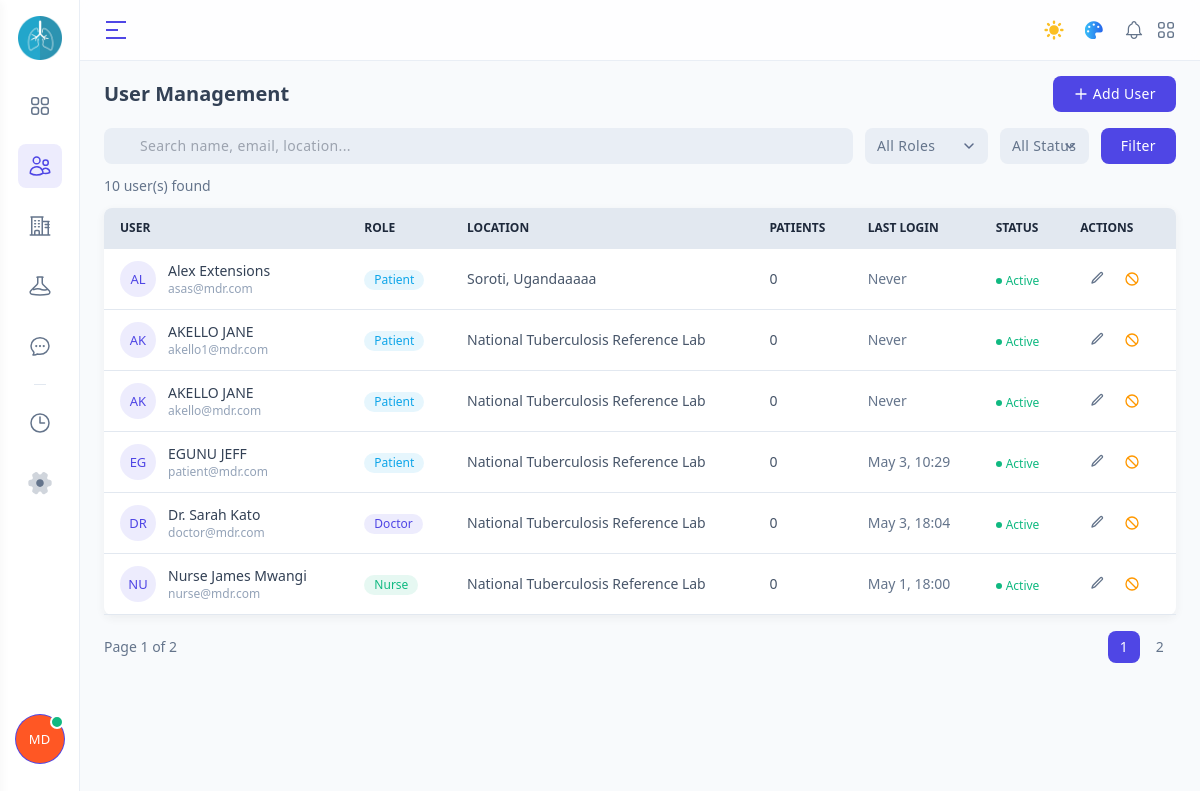
Screenshot of /app/admin/users.php (signed in) with the database file from the repository.
### tables this page shows
CREATE TABLE `users` (
  `id` int(11) NOT NULL,
  `patient_id` int(11) DEFAULT NULL COMMENT 'NULL for staff, value for patients',
  `name` varchar(150) NOT NULL,
  `email` varchar(150) NOT NULL,
  `password` varchar(255) NOT NULL,
  `role` enum('doctor','nurse','clinician','lab_personnel','data_officer','admin','patient') NOT NULL,
  `location` varchar(150) DEFAULT NULL,
  `phone` varchar(20) DEFAULT NULL,
  `facility_id` int(11) DEFAULT NULL,
  `image_paths` varchar(255) NOT NULL,
  `last_login` datetime DEFAULT NULL,
  `created_at` timestamp NOT NULL DEFAULT current_timestamp(),
  `is_active` tinyint(1) DEFAULT 1
);

### app/admin/admin_init.php (called while the page is built, shortened)
<?php
$admin_id   = (int)$_SESSION['id'];
 $role_labels = [
    'patient'       => 'Patient',
    'doctor'        => 'Doctor',
    'nurse'         => 'Nurse',
    'clinician'     => 'Clinician',
    'lab_personnel' => 'Lab Personnel',
    'data_officer'  => 'Data Officer',
    'admin'         => 'Administrator',
];
 $role_colors = [
    'patient'       => 'bg-info/10 text-info',
    'doctor'        => 'bg-primary/10 text-primary',
    'nurse'         => 'bg-success/10 text-success',
    'clinician'     => 'bg-accent/10 text-accent',
    'lab_personnel' => 'bg-warning/10 text-warning',
    'data_officer'  => 'bg-secondary/10 text-secondary',
    'admin'         => 'bg-error/10 text-error',
];

### app/admin/users.php (the view, shortened to what this page needs)
<?php
require_once '../config/db.php';
require_once 'admin_init.php';
 $search     = trim($_GET['q'] ?? '');
 $page       = max(1, (int)($_GET['page'] ?? 1));
 $perPage    = 6;
 $offset     = ($page - 1) * $perPage;
 $where   = ["1=1"];
 $where_sql = implode(' AND ', $where);
 $count_stmt = $conn->prepare("SELECT COUNT(*) FROM users u WHERE $where_sql");
 $count_stmt->execute();
 $total = (int)$count_stmt->get_result()->fetch_column();
 $totalPages = max(1, ceil($total / $perPage));
 $sql = "SELECT u.*,
               (SELECT COUNT(*) FROM patients WHERE created_by = u.id AND is_active = 1) AS patient_count
        FROM users u WHERE $where_sql ORDER BY u.created_at DESC LIMIT $perPage OFFSET $offset";
 $fetch_stmt = $conn->prepare($sql);
 $fetch_stmt->execute();
 $users = $fetch_stmt->get_result()->fetch_all(MYSQLI_ASSOC);
?>
<?php require_once 'admin_header.php'; ?>
<main class="main-content w-full px-[var(--margin-x)] pb-8">
  <div class="mt-4 flex flex-col sm:flex-row sm:items-center sm:justify-between gap-4">
    <h1 class="text-xl font-semibold text-slate-700 dark:text-navy-100">User Management</h1>
    <a href="adduser.php" class="btn h-9 bg-primary text-white hover:bg-primary-focus dark:bg-accent dark:hover:bg-accent-focus">
      <svg class="mr-1 size-4" fill="none" viewbox="0 0 24 24" stroke="currentColor" stroke-width="2"><path stroke-linecap="round" stroke-linejoin="round" d="M12 4.5v15m7.5-7.5h-15"/></svg>
      Add User
    </a>
  </div>
  <form method="GET" class="mt-4 flex flex-col sm:flex-row gap-3">
    <div class="relative flex-1">
      <input type="text" name="q" value="<?= htmlspecialchars($search) ?>" placeholder="Search name, email, location..."
             class="form-input w-full rounded-lg bg-slate-150 py-2 pl-9 pr-3 text-sm ring-primary/50 dark:bg-navy-900/90 dark:ring-accent/50">
    </div>
    <select name="role" class="form-select rounded-lg bg-slate-150 py-2 px-3 text-sm dark:bg-navy-900/90 min-w-[150px]">
      <option value="">All Roles</option>
    </select>
    <select name="status" class="form-select rounded-lg bg-slate-150 py-2 px-3 text-sm dark:bg-navy-900/90 min-w-[130px]">
      <option value="">All Status</option>
    </select>
    <button type="submit" class="btn h-9 bg-primary text-white hover:bg-primary-focus dark:bg-accent dark:hover:bg-accent-focus px-5">Filter</button>
  </form>
  <p class="mt-3 text-sm text-slate-500 dark:text-navy-300"><?= number_format($total) ?> user(s) found</p>
  <div class="card mt-3">
    <div class="is-scrollbar-hidden min-w-full overflow-x-auto">
      <table class="is-hoverable w-full text-left">
        <thead>
          <tr>
            <th class="whitespace-nowrap rounded-tl-lg bg-slate-200 px-4 py-3 text-xs font-semibold uppercase text-slate-800 dark:bg-navy-800 dark:text-navy-100">USER</th>
            <th class="whitespace-nowrap bg-slate-200 px-4 py-3 text-xs font-semibold uppercase text-slate-800 dark:bg-navy-800 dark:text-navy-100">ROLE</th>
            <th class="whitespace-nowrap bg-slate-200 px-4 py-3 text-xs font-semibold uppercase text-slate-800 dark:bg-navy-800 dark:text-navy-100">LOCATION</th>
            <th class="whitespace-nowrap bg-slate-200 px-4 py-3 text-xs font-semibold uppercase text-slate-800 dark:bg-navy-800 dark:text-navy-100">PATIENTS</th>
            <th class="whitespace-nowrap bg-slate-200 px-4 py-3 text-xs font-semibold uppercase text-slate-800 dark:bg-navy-800 dark:text-navy-100">LAST LOGIN</th>
            <th class="whitespace-nowrap bg-slate-200 px-4 py-3 text-xs font-semibold uppercase text-slate-800 dark:bg-navy-800 dark:text-navy-100">STATUS</th>
            <th class="whitespace-nowrap rounded-tr-lg bg-slate-200 px-4 py-3 text-xs font-semibold uppercase text-slate-800 dark:bg-navy-800 dark:text-navy-100">ACTIONS</th>
          </tr>
        </thead>
        <tbody>
          <?php foreach ($users as $u): ?>
          <tr class="border-y border-transparent border-b-slate-200 dark:border-b-navy-500">
            <td class="whitespace-nowrap px-4 py-3">
              <div class="flex items-center space-x-3">
                <div class="avatar size-9">
                  <?php if ($u['image_paths'] && file_exists('../../' . $u['image_paths'])): ?>
                  <img class="rounded-full" src="../../<?= htmlspecialchars($u['image_paths']) ?>" alt="">
                  <?php else: ?>
                  <div class="is-initial rounded-full bg-primary/10 text-xs+ uppercase text-primary dark:bg-accent/10 dark:text-accent">
                    <?= strtoupper(substr($u['name'], 0, 2)) ?>
                  </div>
                  <?php endif; ?>
                </div>
                <div>
                  <span class="font-medium text-slate-700 dark:text-navy-100"><?= htmlspecialchars($u['name']) ?></span>
                  <p class="text-xs text-slate-400 dark:text-navy-300"><?= htmlspecialchars($u['email']) ?></p>
                </div>
              </div>
            </td>
            <td class="whitespace-nowrap px-4 py-3">
              <span class="inline-flex rounded-full px-2.5 py-0.5 text-xs font-medium <?= $role_colors[$u['role']] ?? '' ?>">
                <?= $role_labels[$u['role']] ?? $u['role'] ?>
              </span>
            </td>
            <td class="whitespace-nowrap px-4 py-3 text-sm text-slate-600 dark:text-navy-200"><?= htmlspecialchars($u['location'] ?? '-') ?></td>
            <td class="whitespace-nowrap px-4 py-3 text-sm text-slate-600 dark:text-navy-200"><?= $u['patient_count'] ?></td>
            <td class="whitespace-nowrap px-4 py-3 text-sm text-slate-500 dark:text-navy-300"><?= $u['last_login'] ? date('M j, H:i', strtotime($u['last_login'])) : 'Never' ?></td>
            <td class="whitespace-nowrap px-4 py-3">
              <?php if ($u['is_active']): ?>
              <span class="inline-flex items-center text-xs font-medium text-success"><span class="mr-1 size-1.5 rounded-full bg-success"></span>Active</span>
              <?php else: ?>
              <span class="inline-flex items-center text-xs font-medium text-error"><span class="mr-1 size-1.5 rounded-full bg-error"></span>Inactive</span>
              <?php endif; ?>
            </td>
            <td class="whitespace-nowrap px-4 py-3">
              <div class="flex space-x-1">
                <a href="edituser.php?id=<?= $u['id'] ?>" class="btn size-8 rounded-full p-0 hover:bg-slate-300/20 dark:hover:bg-navy-300/20" x-tooltip="'Edit'" title="Edit">
                  <svg class="size-4" fill="none" viewbox="0 0 24 24" stroke="currentColor" stroke-width="2"><path stroke-linecap="round" stroke-linejoin="round" d="M16.862 4.487l1.687-1.688a1.875 1.875 0 112.652 2.652L10.582 16.07a4.5 4.5 0 01-1.897 1.13L6 18l.8-2.685a4.5 4.5 0 011.13-1.897l8.932-8.931z"/></svg>
                </a>
                <?php if ($u['id'] !== $admin_id): ?>
                <?php if ($u['is_active']): ?>
                <a href="users.php?action=deactivate&id=<?= $u['id'] ?>" onclick="return confirm('Deactivate this user?')" class="btn size-8 rounded-full p-0 text-warning hover:bg-warning/10" x-tooltip.warning="'Deactivate'">
                  <svg class="size-4" fill="none" viewbox="0 0 24 24" stroke="currentColor" stroke-width="2"><path stroke-linecap="round" stroke-linejoin="round" d="M18.364 18.364A9 9 0 005.636 5.636m12.728 12.728A9 9 0 015.636 5.636m12.728 12.728L5.636 5.636"/></svg>
                </a>
                <?php endif; ?>
                <?php endif; ?>
              </div>
            </td>
          </tr>
          <?php endforeach; ?>
        </tbody>
      </table>
    </div>
  </div>
  <?php if ($totalPages > 1): ?>
  <div class="mt-4 flex items-center justify-between">
    <p class="text-sm text-slate-500">Page <?= $page ?> of <?= $totalPages ?></p>
    <div class="flex space-x-1">
      <?php for ($i = 1; $i <= $totalPages; $i++):
        $qp = http_build_query(array_merge($_GET, ['page' => $i]));
      ?>
      <a href="?<?= $qp ?>" class="btn size-8 rounded-lg p-0 text-sm <?= $i === $page ? 'bg-primary text-white' : 'hover:bg-slate-200 dark:hover:bg-navy-600' ?>"><?= $i ?></a>
      <?php endfor; ?>
    </div>
  </div>
  <?php endif; ?>
</main>
<?php require_once 'admin_footer.php'; ?>

### app/admin/sidenav.php (shortened to what this page needs)
<?php
 $current_page = basename($_SERVER['PHP_SELF']);
 $user_id = (int)$_SESSION['id'];
 $res = $conn->prepare("SELECT * FROM users WHERE id = ?");
 $res->bind_param("i", $user_id);
 $res->execute();
 $user = $res->get_result()->fetch_assoc();
 $avatar_path = $user['image_paths'] ? '../../' . htmlspecialchars($user['image_paths']) : null;
 $initials = strtoupper(substr($user['name'] ?? 'AD', 0, 2));
?>
<div class="is-scrollbar-hidden flex grow flex-col space-y-4 overflow-y-auto pt-6">
  <a href="index.php"
     class="flex size-11 items-center justify-center rounded-lg outline-none transition-colors duration-200
     <?= $current_page === 'index.php'
        ? 'bg-primary/10 text-primary dark:bg-navy-600 dark:text-accent-light'
        : 'hover:bg-primary/20 focus:bg-primary/20 active:bg-primary/25 dark:hover:bg-navy-300/20 dark:focus:bg-navy-300/20 dark:active:bg-navy-300/25' ?>"
     x-tooltip.placement.right="'Dashboard'">
  </a>
  <a href="users.php"
     class="flex size-11 items-center justify-center rounded-lg outline-none transition-colors duration-200
     <?= in_array($current_page, ['users.php', 'adduser.php', 'edituser.php'])
        ? 'bg-primary/10 text-primary dark:bg-navy-600 dark:text-accent-light'
        : 'hover:bg-primary/20 focus:bg-primary/20 active:bg-primary/25 dark:hover:bg-navy-300/20 dark:focus:bg-navy-300/20 dark:active:bg-navy-300/25' ?>"
     x-tooltip.placement.right="'Users'">
  </a>
  <a href="facilities.php"
     class="flex size-11 items-center justify-center rounded-lg outline-none transition-colors duration-200
     <?= in_array($current_page, ['facilities.php', 'addfacility.php', 'editfacility.php'])
        ? 'bg-primary/10 text-primary dark:bg-navy-600 dark:text-accent-light'
        : 'hover:bg-primary/20 focus:bg-primary/20 active:bg-primary/25 dark:hover:bg-navy-300/20 dark:focus:bg-navy-300/20 dark:active:bg-navy-300/25' ?>"
     x-tooltip.placement.right="'Facilities'">
  </a>
  <a href="drugs.php"
     class="flex size-11 items-center justify-center rounded-lg outline-none transition-colors duration-200
     <?= in_array($current_page, ['drugs.php', 'adddrug.php', 'editdrug.php'])
        ? 'bg-primary/10 text-primary dark:bg-navy-600 dark:text-accent-light'
        : 'hover:bg-primary/20 focus:bg-primary/20 active:bg-primary/25 dark:hover:bg-navy-300/20 dark:focus:bg-navy-300/20 dark:active:bg-navy-300/25' ?>"
     x-tooltip.placement.right="'Drug Catalog'">
  </a>
  <a href="sms_logs.php"
     class="flex size-11 items-center justify-center rounded-lg outline-none transition-colors duration-200
     <?= $current_page === 'sms_logs.php'
        ? 'bg-primary/10 text-primary dark:bg-navy-600 dark:text-accent-light'
        : 'hover:bg-primary/20 focus:bg-primary/20 active:bg-primary/25 dark:hover:bg-navy-300/20 dark:focus:bg-navy-300/20 dark:active:bg-navy-300/25' ?>"
     x-tooltip.placement.right="'SMS Logs'">
  </a>
  <div class="my-3 mx-4 h-px bg-slate-200 dark:bg-navy-500"></div>
  <a href="audit_logs.php"
     class="flex size-11 items-center justify-center rounded-lg outline-none transition-colors duration-200
     <?= $current_page === 'audit_logs.php'
        ? 'bg-primary/10 text-primary dark:bg-navy-600 dark:text-accent-light'
        : 'hover:bg-primary/20 focus:bg-primary/20 active:bg-primary/25 dark:hover:bg-navy-300/20 dark:focus:bg-navy-300/20 dark:active:bg-navy-300/25' ?>"
     x-tooltip.placement.right="'Audit Logs'">
    <svg xmlns="http://www.w3.org/2000/svg" fill="none" viewBox="0 0 24 24" stroke-width="1.5" stroke="currentColor" class="size-6">
      <path stroke-linecap="round" stroke-linejoin="round" d="M12 6v6h4.5m4.5 0a9 9 0 1 1-18 0 9 9 0 0 1 18 0Z" />
    </svg>
  </a>
  <a href="settings.php"
     class="flex size-11 items-center justify-center rounded-lg outline-none transition-colors duration-200
     <?= $current_page === 'settings.php'
        ? 'bg-primary/10 text-primary dark:bg-navy-600 dark:text-accent-light'
        : 'hover:bg-primary/20 focus:bg-primary/20 active:bg-primary/25 dark:hover:bg-navy-300/20 dark:focus:bg-navy-300/20 dark:active:bg-navy-300/25' ?>"
     x-tooltip.placement.right="'Settings'">
  </a>
</div>
<div class="flex flex-col items-center space-y-3 py-3">
  <div x-data="usePopper({placement:'right-end',offset:12})" @click.outside="isShowPopper && (isShowPopper = false)" class="flex">
    <?php if ($avatar_path && file_exists($avatar_path)): ?>
    <button @click="isShowPopper = !isShowPopper" x-ref="popperRef" class="avatar size-12">
      <img class="rounded-full" src="<?= $avatar_path ?>" alt="avatar">
      <span class="absolute right-0 size-3.5 rounded-full border-2 border-white bg-success dark:border-navy-700"></span>
    </button>
    <?php else: ?>
    <button @click="isShowPopper = !isShowPopper" x-ref="popperRef" class="avatar size-12">
      <div class="is-initial rounded-full bg-error text-xs+ uppercase text-white ring-1 ring-primary dark:ring-accent">
        <?= $initials ?>
      </div>
      <span class="absolute right-0 size-3.5 rounded-full border-2 border-white bg-success dark:border-navy-700"></span>
    </button>
    <?php endif; ?>
  </div>
</div>

### rows the page displays
users: name "MD"
users: name "AL", name "Alex Extensions", email "asas@mdr.com", role "Patient", location "Soroti, Ugandaaaaa", patient_count "0", shows "Never", is_active 1 (drawn)
users: name "AK", name "AKELLO JANE", email "akello1@mdr.com", role "Patient", location "National Tuberculosis Reference Lab", patient_count "0", shows "Never", is_active 1 (drawn)
users: name "AK", name "AKELLO JANE", email "akello@mdr.com", role "Patient", location "National Tuberculosis Reference Lab", patient_count "0", shows "Never", is_active 1 (drawn)
users: name "EG", name "EGUNU JEFF", email "patient@mdr.com", role "Patient", location "National Tuberculosis Reference Lab", patient_count "0", last_login "May 3, 10:29", is_active 1 (drawn)
users: name "DR", name "Dr. Sarah Kato", email "doctor@mdr.com", role "Doctor", location "National Tuberculosis Reference Lab", patient_count "0", last_login "May 3, 18:04", is_active 1 (drawn)
users: name "NU", name "Nurse James Mwangi", email "nurse@mdr.com", role "Nurse", location "National Tuberculosis Reference Lab", patient_count "0", last_login "May 1, 18:00", is_active 1 (drawn)

### other values shown
$total "10"
$page "1"
$totalPages "2"
